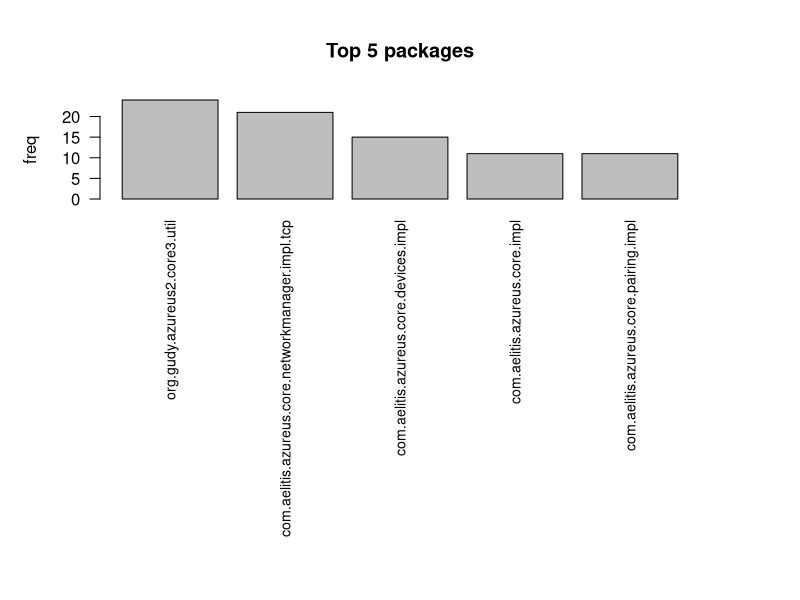
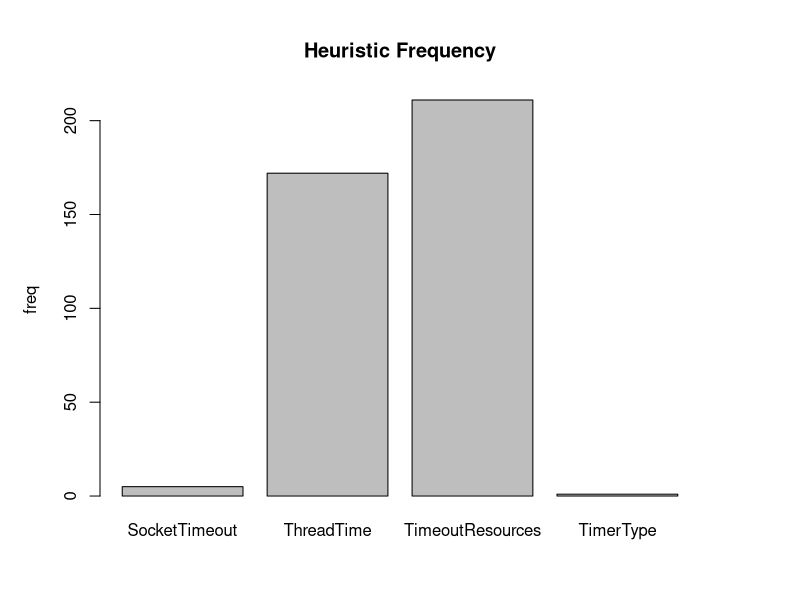

Write R code to recreate these figures, in order.
library(plyr)

csv <- read.csv("vuze_second.csv", sep = ";")
package <- csv$package
type <- csv$type
correct <- csv$correct

top5package <- count(package)
top5package <- top5package[order(top5package$freq, decreasing = T),]
top5 <- top5package[1:5,]

par(mai=c(4,1,1,1))
barplot(top5$freq, main = "Top 5 packages", xlab = "", ylab = "freq", names.arg = top5$x, las=2, cex.names= 0.85)


par(mai=c(1,1,1,1))
typeCount <- count(type)
barplot(typeCount$freq, main = "Heuristic Frequency", ylab = "freq", names.arg = typeCount$x)
